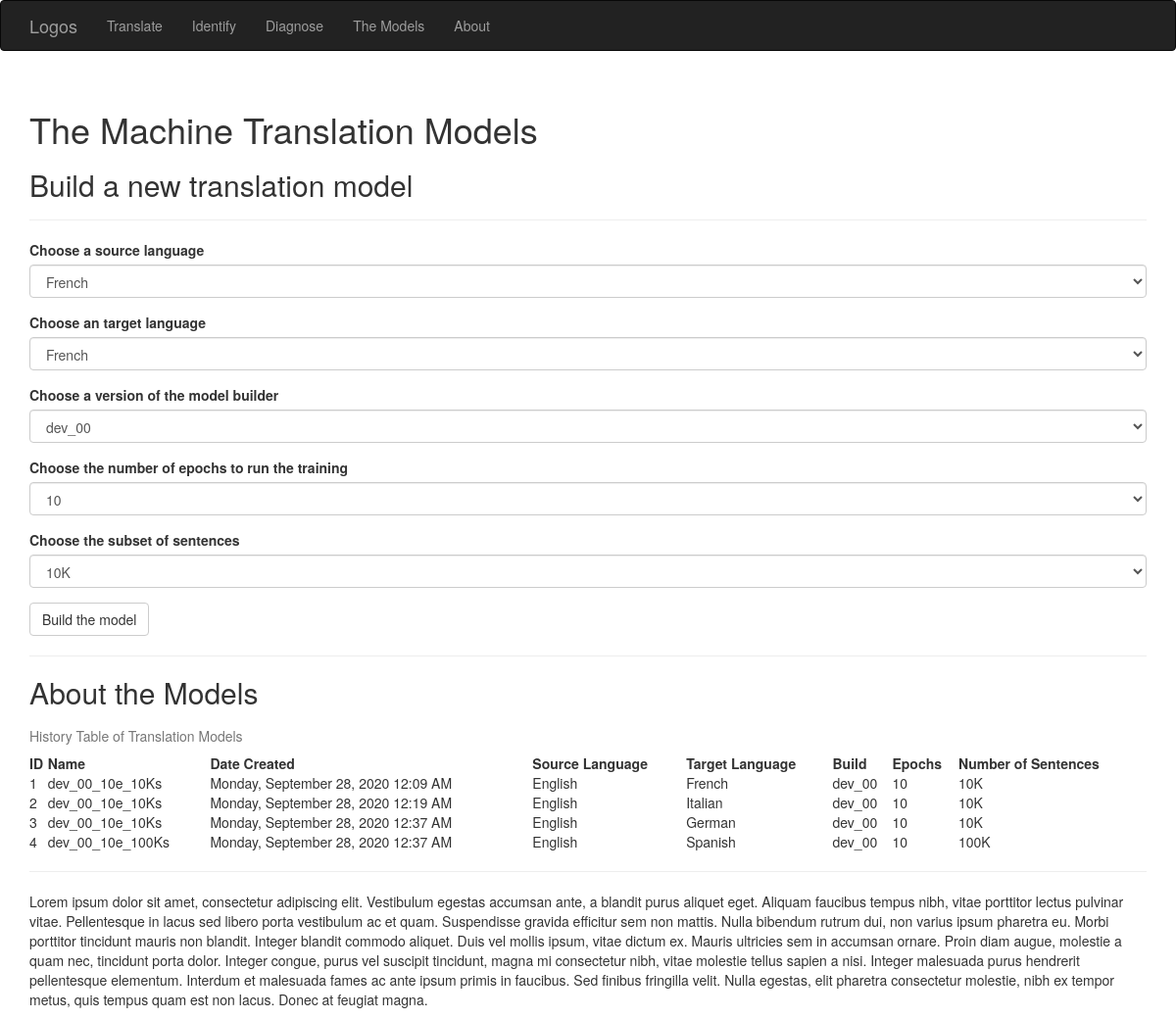
Page /themodels on the committed database.
### app/models.py (models this page shows, shortened)
class TranslationModel(db.Model):
    __tablename__ = 'translation_models'
    id = db.Column(db.Integer, primary_key=True)
    date = db.Column(db.DateTime())
    name = db.Column(db.String(64))
    summary = db.Column(db.String(64))
    number_of_epochs = db.Column(db.Integer, db.ForeignKey('epochs.id'))
    number_of_sentences = db.Column(db.Integer, db.ForeignKey('subsets.id'))
    source_lang_id = db.Column(db.Integer)
    target_lang_id = db.Column(db.Integer)
    build_id = db.Column(db.Integer)

class Language(db.Model):
    __tablename__ = 'languages'
    id = db.Column(db.Integer, primary_key=True)
    code = db.Column(db.String(64), unique=True)
    name = db.Column(db.String(64))
    en_name = db.Column (db.String(64))

class Build(db.Model):
    __tablename__ = 'builds'
    id = db.Column(db.Integer, primary_key=True)
    name = db.Column(db.String(64), unique=True)
    summary = db.Column(db.String(64))

### app/main/views.py (the view, shortened to what this page needs)
@main.route('/themodels', methods=['GET', 'POST'])
def themodels():
    table_of_model_history = [[model.id,
                               model.date,
                               model.name,
                               Language.query.filter_by(id=model.source_lang_id).first().en_name,
                               Language.query.filter_by(id=model.target_lang_id).first().en_name,
                               Build.query.filter_by(id=model.build_id).first().name,
                               model.number_of_epochs,
                               model.number_of_sentences] \
                                   for model in TranslationModel.query.all()]
    form = BuildModelForm()
    form.form_selection_input_lang.choices = [f'{lang.en_name}' for lang in Language.query.all()]
    form.form_selection_output_lang.choices = [f'{lang.en_name}' for lang in Language.query.all()]
    form.form_selection_build_name.choices = [f'{build.name}' for build in Build.query.all()]
    form.form_selection_number_of_epochs.choices = [f'{epoch.number_of_epochs}' for epoch in Epoch.query.all()]
    form.form_selection_number_of_sentences.choices = [f'{subset.display_string_of_number}' for subset in Subset.query.all()]
    if 'input_lang' in session:
        form.form_selection_input_lang.data = session['input_lang']
    if 'output_lang' in session:
        form.form_selection_output_lang.data= session['output_lang']
    if 'build_name' in session:
        form.form_selection_build_name.data= session['build_name']
    if 'epochs' in session:
        form.form_selection_number_of_epochs.data= session['epochs']
    if 'subset' in session:
        form.form_selection_number_of_sentences.data= session['subset']
    return render_template('themodels.html',
                            form=form,
                            form_selection_input_lang=session.get('input_lang'),
                            form_selection_output_lang=session.get('output_lang'),
                            form_selection_build_name=session.get('build_name'),
                            form_selection_number_of_epochs=session.get('epochs'),
                            form_selection_number_of_sentences=session.get('subset'),
                            table_of_model_history=table_of_model_history,
                            current_time=datetime.utcnow())

### app/main/forms.py
class BuildModelForm(FlaskForm):
    form_selection_input_lang = SelectField('Choose a source language', validators=[DataRequired()])
    form_selection_output_lang = SelectField('Choose an target language', validators=[DataRequired()])
    form_selection_build_name = SelectField('Choose a version of the model builder', validators=[DataRequired()])
    form_selection_number_of_epochs = SelectField('Choose the number of epochs to run the training', validators=[DataRequired()])
    form_selection_number_of_sentences = SelectField('Choose the subset of sentences', validators=[DataRequired()])
    submit = SubmitField('Build the model')

### app/templates/themodels.html (shortened to what this page needs)
{% extends "base.html" %}
{% import "bootstrap/wtf.html" as wtf %}
{% block head %}
{{ super() }}
{% endblock %}
{% block page_content %}
<div class="page-header">
    <h1>The Machine Translation Models</h1>
    <h2>Build a new translation model</h2>
</div>
{{ wtf.quick_form(form) }}
<hr/>
<div class="page=header">
    <h2>About the Models</h2>
    <table style="width:100%">
        <caption>History Table of Translation Models</caption>
        <tr>
          <th>ID</th>
          <th>Name</th>
          <th>Date Created</th>
          <th>Source Language</th>
          <th>Target Language</th>
          <th>Build</th>
          <th>Epochs</th>
          <th>Number of Sentences</th>
        </tr>
        {% for model in table_of_model_history %}
        <tr>
          <td>{{ model[0] }}</td>
          <td>{{ model[2] }}</td>
          <td>{{ moment(model[1]).format('LLLL')  }}</td>
          <td>{{ model[3] }}</td>
          <td>{{ model[4] }}</td>
          <td>{{ model[5] }}</td>
          <td>{{ model[6] }}</td>
          <td>{{ model[7] }}</td>
        </tr>
        {% endfor %}
    </table>
    <hr/>
    <p>Lorem ipsum dolor sit amet, consectetur adipiscing elit. Vestibulum egestas accumsan ante, a blandit purus aliquet eget. Aliquam faucibus tempus nibh, vitae porttitor lectus pulvinar vitae. Pellentesque in lacus sed libero porta vestibulum ac et quam. Suspendisse gravida efficitur sem non mattis. Nulla bibendum rutrum dui, non varius ipsum pharetra eu. Morbi porttitor tincidunt mauris non blandit. Integer blandit commodo aliquet. Duis vel mollis ipsum, vitae dictum ex. Mauris ultricies sem in accumsan ornare. Proin diam augue, molestie a quam nec, tincidunt porta dolor. Integer congue, purus vel suscipit tincidunt, magna mi consectetur nibh, vitae molestie tellus sapien a nisi. Integer malesuada purus hendrerit pellentesque elementum. Interdum et malesuada fames ac ante ipsum primis in faucibus. Sed finibus fringilla velit. Nulla egestas, elit pharetra consectetur molestie, nibh ex tempor metus, quis tempus quam est non lacus. Donec at feugiat magna.</p>
</div>
{% endblock %}

### app/templates/base.html (shortened to what this page needs)
{% extends "bootstrap/base.html" %}
{% block head %}
{{ super() }}
{% endblock %}
{% block navbar %}
<div class="navbar navbar-inverse" role="navigation">
    <div class="container">
        <div class="navbar-header">
            <a class="navbar-brand" href="{{ url_for('main.index') }}">Logos</a>
        </div>
        <div class="navbar-collapse collapse">
            <ul class="nav navbar-nav">
                <li><a href="{{ url_for('main.index') }}">Translate</a></li>
            </ul>
            <ul class="nav navbar-nav">
                <li><a href="{{ url_for('main.identify') }}">Identify</a></li>
            </ul>
            <ul class="nav navbar-nav">
                <li><a href="{{ url_for('main.diagnose') }}">Diagnose</a></li>
            </ul>
            <ul class="nav navbar-nav">
                <li><a href="{{ url_for('main.themodels') }}">The Models</a></li>
            </ul>
            <ul class="nav navbar-nav">
                <li><a href="{{ url_for('main.about') }}">About</a></li>
            </ul>
        </div>
    </div>
</div>
{% endblock %}
{% block content %}
<div class="container">
    {% block page_content %}{% endblock %}
</div>
{% endblock %}

### rows in the picture
TranslationModel: name "dev_00_10e_10Ks", date "Monday, September 28, 2020 12:09 AM", number_of_sentences "10K"
Language: en_name "English" "English" "English" "English"
Language: en_name "French"
Build: name "dev_00" "dev_00" "dev_00" "dev_00"
TranslationModel: name "dev_00_10e_10Ks", date "Monday, September 28, 2020 12:19 AM", number_of_sentences "10K"
Language: en_name "Italian"
TranslationModel: name "dev_00_10e_10Ks", date "Monday, September 28, 2020 12:37 AM", number_of_sentences "10K"
Language: en_name "German"
TranslationModel: name "dev_00_10e_100Ks", date "Monday, September 28, 2020 12:37 AM", number_of_sentences "100K"
Language: en_name "Spanish"

### other values in the picture
{{ model[0] }} "1" "2" "3" "4"
{{ model[6] }} "10" "10" "10" "10"
